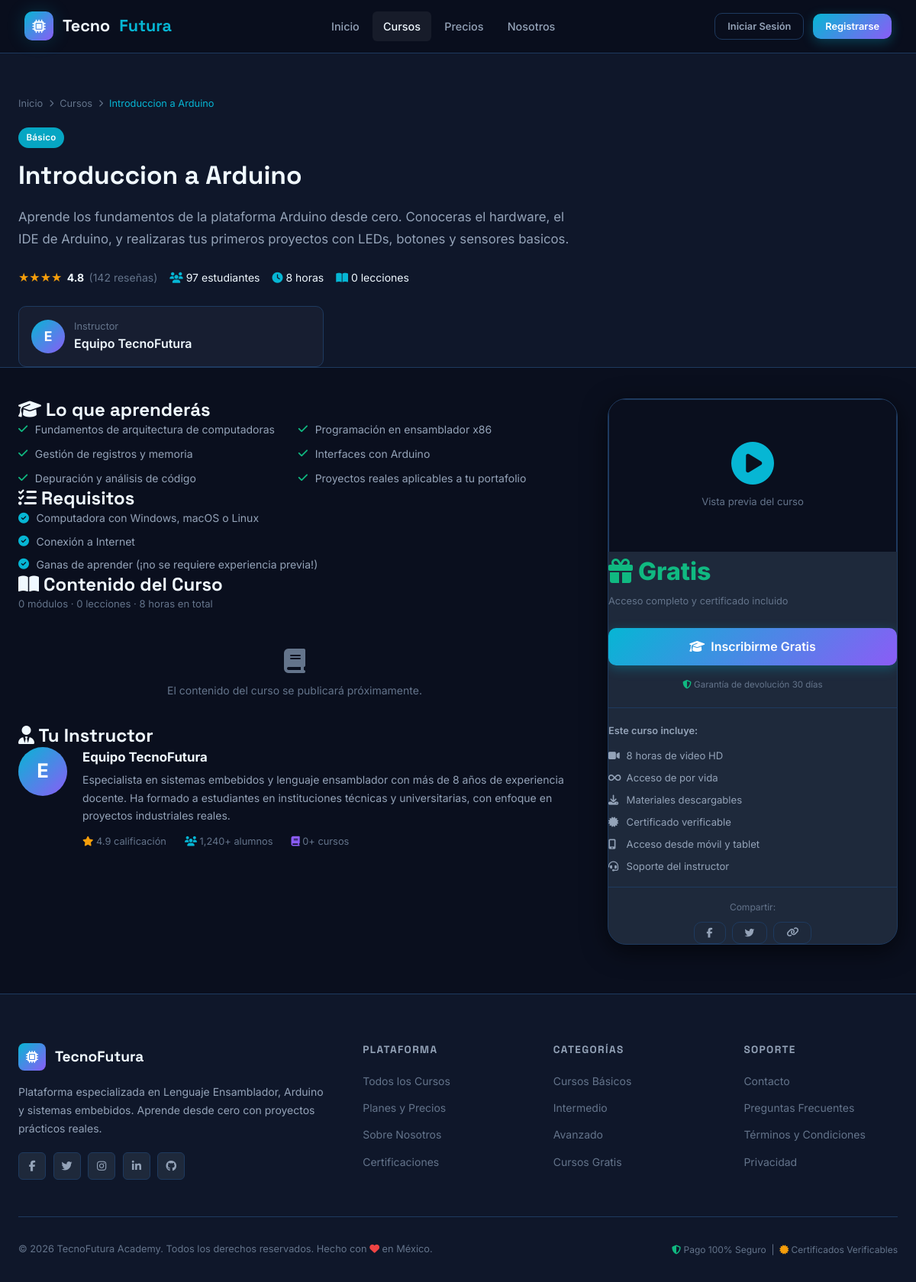
Page /cursos/detalle.php?id=1 on the committed database.
### tables this page shows
CREATE TABLE cursos (
    id_curso INT AUTO_INCREMENT PRIMARY KEY,
    nombre_curso VARCHAR(200) NOT NULL,
    descripcion TEXT,
    nivel ENUM('Básico', 'Intermedio', 'Avanzado') NOT NULL,
    duracion_horas INT NOT NULL,
    precio DECIMAL(10,2) DEFAULT 0.00,
    id_docente INT,
    activo BOOLEAN DEFAULT TRUE,
    fecha_creacion TIMESTAMP DEFAULT CURRENT_TIMESTAMP,
    fecha_actualizacion TIMESTAMP DEFAULT CURRENT_TIMESTAMP ON UPDATE CURRENT_TIMESTAMP,
    FOREIGN KEY (id_docente) REFERENCES docentes(id_docente) ON DELETE SET NULL
);

### backend/classes/Database.php (called while the page is built, shortened)
<?php
class Database {
    private static $instance = null;
    private $connection;
    private function __construct() {
        try {
            $dsn = "mysql:host=" . DB_HOST . ";dbname=" . DB_NAME . ";charset=" . DB_CHARSET;
            $this->connection = new PDO($dsn, DB_USER, DB_PASS, DB_OPTIONS);
        } catch (PDOException $e) {
            die("Error de conexión a la base de datos: " . $e->getMessage());
        }
    }
    public static function getInstance() {
        if (self::$instance === null) {
            self::$instance = new self();
        }
        return self::$instance;
    }
    public function getConnection() {
        return $this->connection;
    }
}

### backend/classes/Curso.php (called while the page is built, shortened)
<?php
require_once __DIR__ . '/Database.php';
class Curso {
    private $db;
    public function __construct() {
        $this->db = Database::getInstance()->getConnection();
    }
    public function porId(int $id): ?array {
        $stmt = $this->db->prepare("SELECT c.*,
            COALESCE(u.nombre_completo, 'Equipo TecnoFutura') AS nombre_docente,
            d.especialidad,
            d.cedula_profesional,
            (SELECT COUNT(*) FROM inscripciones i WHERE i.id_curso = c.id_curso) AS total_alumnos,
            (SELECT COUNT(*) FROM materiales_curso m WHERE m.id_curso = c.id_curso) AS total_lecciones
            FROM cursos c
            LEFT JOIN docentes d ON c.id_docente = d.id_docente
            LEFT JOIN usuarios u ON d.id_usuario = u.id_usuario
            WHERE c.id_curso = :id");
        $stmt->execute([':id' => $id]);
        return $stmt->fetch() ?: null;
    }
    public function materiales(int $id_curso): array {
        $stmt = $this->db->prepare("SELECT * FROM materiales_curso
            WHERE id_curso = :id ORDER BY orden ASC");
        $stmt->execute([':id' => $id_curso]);
        return $stmt->fetchAll();
    }
    public function mododulosConLecciones(int $id_curso): array {
        $rows = $this->materiales($id_curso);
        $modulos = [];
        return $modulos;
    }
}

### backend/classes/Usuario.php (called while the page is built, shortened)
<?php
require_once __DIR__ . '/Database.php';
class Usuario {
    public static function estaAutenticado() {
        return isset($_SESSION['usuario_id']);
    }
}

### cursos/detalle.php (the view, shortened to what this page needs)
<?php
require_once __DIR__ . '/../backend/classes/Curso.php';
$id = intval($_GET['id'] ?? 0);
$obj = new Curso();
$curso = $obj->porId($id);
$materiales  = $obj->materiales($id);
$modulos     = $obj->mododulosConLecciones($id);
$is_free     = $curso['precio'] == 0;
$insc = null;
$rating          = 4.8;
$reviews         = 142;
$aprenderas = [
    'Fundamentos de arquitectura de computadoras',
    'Programación en ensamblador x86',
    'Gestión de registros y memoria',
    'Interfaces con Arduino',
    'Depuración y análisis de código',
    'Proyectos reales aplicables a tu portafolio',
];
include_once __DIR__ . '/../includes/header.php';
?>
<div style="margin-top:var(--navbar-height)">
<div style="background:var(--bg-surface);border-bottom:1px solid var(--border);padding:3.5rem 0 0">
  <div class="container">
    <div style="display:grid;grid-template-columns:1fr 380px;gap:3rem;align-items:start">
      <div>
        <div style="display:flex;align-items:center;gap:.5rem;font-size:.8rem;color:var(--text-muted);margin-bottom:1.25rem">
          <a href="<?= SITE_URL ?>" style="color:var(--text-muted);text-decoration:none">Inicio</a>
          <i class="fas fa-chevron-right" style="font-size:.6rem"></i>
          <a href="<?= SITE_URL ?>/cursos" style="color:var(--text-muted);text-decoration:none">Cursos</a>
          <i class="fas fa-chevron-right" style="font-size:.6rem"></i>
          <span style="color:var(--primary)"><?= htmlspecialchars($curso['nombre_curso']) ?></span>
        </div>
        <span class="badge badge-<?= strtolower(str_replace('á','a',$curso['nivel'])) ?>" style="margin-bottom:1rem;display:inline-block">
          <?= $curso['nivel'] ?>
        </span>
        <h1 style="font-size:2.1rem;font-weight:800;line-height:1.2;margin-bottom:1.25rem">
          <?= htmlspecialchars($curso['nombre_curso']) ?>
        </h1>
        <p style="color:var(--text-secondary);font-size:1.05rem;line-height:1.7;margin-bottom:1.5rem">
          <?= htmlspecialchars($curso['descripcion'] ?? '') ?>
        </p>
        <div style="display:flex;align-items:center;gap:1rem;flex-wrap:wrap;font-size:.875rem;margin-bottom:1.5rem">
          <div style="display:flex;align-items:center;gap:.4rem">
            <span style="color:var(--warning);font-size:1rem"><?= str_repeat('★', floor($rating)) ?></span>
            <strong><?= $rating ?></strong>
            <span style="color:var(--text-muted)">(<?= $reviews ?> reseñas)</span>
          </div>
          <span><i class="fas fa-users" style="color:var(--primary)"></i> <?= number_format(($curso['total_alumnos']??0) + 94) ?> estudiantes</span>
          <span><i class="fas fa-clock" style="color:var(--primary)"></i> <?= $curso['duracion_horas'] ?> horas</span>
          <span><i class="fas fa-book-open" style="color:var(--primary)"></i> <?= count($materiales) ?> lecciones</span>
        </div>
        <div style="display:flex;align-items:center;gap:.75rem;padding:1rem;background:rgba(255,255,255,.03);border:1px solid var(--border);border-radius:var(--radius);max-width:400px">
          <div style="width:44px;height:44px;background:var(--grad-primary);border-radius:50%;display:flex;align-items:center;justify-content:center;font-weight:700;color:#fff;font-size:1.1rem;flex-shrink:0">
            <?= strtoupper(substr($curso['nombre_docente']??'T', 0, 1)) ?>
          </div>
          <div>
            <div style="font-size:.8rem;color:var(--text-muted)">Instructor</div>
            <div style="font-weight:600"><?= htmlspecialchars($curso['nombre_docente']??'Equipo TecnoFutura') ?></div>
          </div>
        </div>
      </div>
      <div style="padding-bottom:2rem">
      </div>
    </div>
  </div>
</div>
<div class="container" style="margin-top:2.5rem;margin-bottom:4rem">
  <div style="display:grid;grid-template-columns:1fr 380px;gap:3rem;align-items:start">
    <div>
      <div class="detail-section fade-in">
        <h2 class="detail-section-title"><i class="fas fa-graduation-cap"></i> Lo que aprenderás</h2>
        <div style="display:grid;grid-template-columns:1fr 1fr;gap:.6rem">
          <?php foreach($aprenderas as $a): ?>
          <div style="display:flex;align-items:flex-start;gap:.6rem;font-size:.875rem;color:var(--text-secondary)">
            <i class="fas fa-check" style="color:var(--success);margin-top:.2rem;flex-shrink:0"></i>
            <?= htmlspecialchars($a) ?>
          </div>
          <?php endforeach; ?>
        </div>
      </div>
      <div class="detail-section fade-in">
        <h2 class="detail-section-title"><i class="fas fa-list-check"></i> Requisitos</h2>
        <ul style="list-style:none;padding:0;display:flex;flex-direction:column;gap:.5rem">
          <?php foreach(['Computadora con Windows, macOS o Linux','Conexión a Internet','Ganas de aprender (¡no se requiere experiencia previa!)',
          $curso['nivel'] !== 'Básico' ? 'Haber completado el nivel anterior o conocimientos equivalentes' : null] as $r):
            if (!$r) continue; ?>
          <li style="display:flex;align-items:flex-start;gap:.6rem;font-size:.875rem;color:var(--text-secondary)">
            <i class="fas fa-circle-check" style="color:var(--primary);margin-top:.2rem;flex-shrink:0"></i>
            <?= $r ?>
          </li>
          <?php endforeach; ?>
        </ul>
      </div>
      <div class="detail-section fade-in">
        <h2 class="detail-section-title"><i class="fas fa-book-open"></i> Contenido del Curso</h2>
        <div style="display:flex;justify-content:space-between;align-items:center;margin-bottom:1rem;font-size:.82rem;color:var(--text-muted)">
          <span><?= count($modulos) ?> módulos · <?= count($materiales) ?> lecciones · <?= $curso['duracion_horas'] ?> horas en total</span>
        </div>
        <div class="curriculum-accordion">
          <?php if (empty($modulos)): ?>
          <div style="text-align:center;padding:2rem;color:var(--text-muted);font-size:.875rem">
            <i class="fas fa-book" style="display:block;font-size:2rem;margin-bottom:.75rem"></i>
            El contenido del curso se publicará próximamente.
          </div>
          <?php endif; ?>
        </div>
      </div>
      <div class="detail-section fade-in">
        <h2 class="detail-section-title"><i class="fas fa-user-tie"></i> Tu Instructor</h2>
        <div style="display:flex;gap:1.25rem">
          <div style="width:64px;height:64px;background:var(--grad-primary);border-radius:50%;display:flex;align-items:center;justify-content:center;font-size:1.6rem;font-weight:700;color:#fff;flex-shrink:0">
            <?= strtoupper(substr($curso['nombre_docente']??'T', 0, 1)) ?>
          </div>
          <div>
            <div style="font-weight:700;font-size:1.05rem;margin-bottom:.25rem"><?= htmlspecialchars($curso['nombre_docente']??'Equipo TecnoFutura') ?></div>
            <p style="font-size:.875rem;color:var(--text-secondary);line-height:1.7">
              Especialista en sistemas embebidos y lenguaje ensamblador con más de 8 años de experiencia docente. Ha formado a estudiantes en instituciones técnicas y universitarias, con enfoque en proyectos industriales reales.
            </p>
            <div style="display:flex;gap:1.5rem;margin-top:.75rem;font-size:.8rem;color:var(--text-muted)">
              <span><i class="fas fa-star" style="color:var(--warning)"></i> 4.9 calificación</span>
              <span><i class="fas fa-users" style="color:var(--primary)"></i> 1,240+ alumnos</span>
              <span><i class="fas fa-book" style="color:var(--secondary)"></i> <?= count($modulos) ?>+ cursos</span>
            </div>
          </div>
        </div>
      </div>
    </div>
    <div class="course-sticky-card" style="position:sticky;top:calc(var(--navbar-height) + 1.5rem)">
      <div style="border-radius:var(--radius) var(--radius) 0 0;overflow:hidden;background:var(--bg-base);height:200px;display:flex;align-items:center;justify-content:center;border:1px solid var(--border);border-bottom:none">
        <div style="text-align:center;color:var(--text-muted)">
          <i class="fas fa-play-circle" style="font-size:3.5rem;margin-bottom:.75rem;display:block;color:var(--primary)"></i>
          <div style="font-size:.82rem">Vista previa del curso</div>
        </div>
      </div>
      <div class="purchase-card">
        <div style="margin-bottom:1.5rem">
          <?php if ($is_free): ?>
          <div style="font-size:2rem;font-weight:800;color:var(--success);margin-bottom:.25rem"><i class="fas fa-gift"></i> Gratis</div>
          <div style="font-size:.8rem;color:var(--text-muted)">Acceso completo y certificado incluido</div>
          <?php endif; ?>
        </div>
        <?php if ($insc): ?>
          <a href="<?= SITE_URL ?>/lms/curso.php?id=<?= $id ?>" class="btn btn-success btn-block btn-lg" style="margin-bottom:1rem">
            <i class="fas fa-play"></i> Continuar Aprendiendo
          </a>
        <?php elseif ($is_free): ?>
          <a href="<?= $is_logged ? SITE_URL.'/lms/inscribir.php?id='.$id : SITE_URL.'/login.php?redirect=/lms/inscribir.php?id='.$id ?>" class="btn btn-primary btn-block btn-lg" style="margin-bottom:1rem">
            <i class="fas fa-graduation-cap"></i> Inscribirme Gratis
          </a>
        <?php endif; ?>
        <p style="text-align:center;font-size:.72rem;color:var(--text-muted);margin-bottom:1.25rem">
          <i class="fas fa-shield-alt" style="color:var(--success)"></i> Garantía de devolución 30 días
        </p>
        <div style="border-top:1px solid var(--border);padding-top:1.25rem">
          <p style="font-size:.8rem;font-weight:600;margin-bottom:.75rem;color:var(--text-secondary)">Este curso incluye:</p>
          <ul style="list-style:none;padding:0;display:flex;flex-direction:column;gap:.5rem">
            <?php foreach([
              ['fas fa-video','icon-blue', $curso['duracion_horas'].' horas de video HD'],
              ['fas fa-infinity','icon-purple','Acceso de por vida'],
              ['fas fa-download','icon-green','Materiales descargables'],
              ['fas fa-certificate','icon-amber','Certificado verificable'],
              ['fas fa-mobile-alt','icon-blue','Acceso desde móvil y tablet'],
              ['fas fa-headset','icon-purple','Soporte del instructor'],
            ] as [$ico,$cls,$txt]): ?>
            <li style="display:flex;align-items:center;gap:.6rem;font-size:.82rem;color:var(--text-secondary)">
              <i class="<?= $ico ?>" style="color:var(--<?= str_replace('icon-','',preg_replace('/icon-(blue|purple|green|amber)/','var(--$1)',$cls)) ?>);width:14px"></i>
              <?= $txt ?>
            </li>
            <?php endforeach; ?>
          </ul>
        </div>
        <div style="border-top:1px solid var(--border);padding-top:1rem;margin-top:1rem;text-align:center">
          <p style="font-size:.75rem;color:var(--text-muted);margin-bottom:.6rem">Compartir:</p>
          <div style="display:flex;justify-content:center;gap:.5rem">
            <a href="https://www.facebook.com/sharer/sharer.php?u=<?= urlencode(SITE_URL.'/cursos/detalle.php?id='.$id) ?>" target="_blank" class="btn btn-ghost btn-sm"><i class="fab fa-facebook-f"></i></a>
            <a href="https://twitter.com/intent/tweet?url=<?= urlencode(SITE_URL.'/cursos/detalle.php?id='.$id) ?>&text=<?= urlencode('¡Aprendiendo '.$curso['nombre_curso'].' en TecnoFutura Academy!') ?>" target="_blank" class="btn btn-ghost btn-sm"><i class="fab fa-twitter"></i></a>
            <button class="btn btn-ghost btn-sm" data-copy="<?= SITE_URL.'/cursos/detalle.php?id='.$id ?>"><i class="fas fa-link"></i></button>
          </div>
        </div>
      </div>
    </div>
  </div>
</div>
</div>
<?php include_once __DIR__ . '/../includes/footer.php'; ?>

### rows in the picture
cursos: nombre_curso "Introduccion a Arduino", nivel "Básico", descripcion "Aprende los fundamentos de la plataforma Arduino desde cero. Conoceras el hardware, el IDE de Arduino, y realizaras tus primeros proyectos con LEDs, botones y sensores basicos.", duracion_horas "8", nivel "Computadora con Windows, macOS o Linux", nivel "Conexión a Internet", nivel "Ganas de aprender (¡no se requiere experiencia previa!)"

### other values in the picture
str_repeat('★', floor($rating)) "★★★★"
$rating "4.8"
$reviews "142"
count($materiales) "0"
substr($curso['nombre_docente']??'T', 0, 1) "E"
$curso['nombre_docente'] "Equipo TecnoFutura"
$a "Fundamentos de arquitectura de computadoras"
$a "Programación en ensamblador x86"
$a "Gestión de registros y memoria"
$a "Interfaces con Arduino"
$a "Depuración y análisis de código"
$a "Proyectos reales aplicables a tu portafolio"
count($modulos) "0"
$txt "8 horas de video HD"
$txt "Acceso de por vida"
